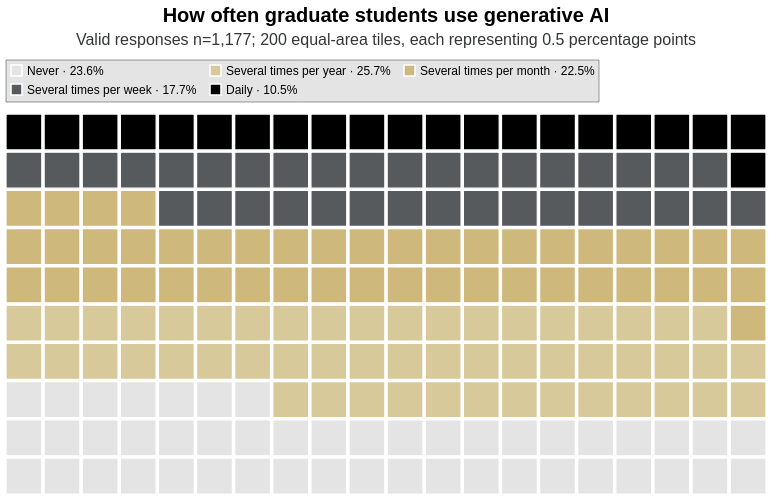

The cell this chart's notebook holds for it:
### Code cell
# %% [markdown]
# ## Frequency of generative AI use: proportional waffle chart

# %%
frequency_waffle_summary = (
    ai_respondents[FREQUENCY]
    .value_counts()
    .reindex(FREQ_ORDER, fill_value=0)
    .rename_axis("Frequency")
    .reset_index(name="Respondents")
)

frequency_waffle_summary["Percent"] = (
    100
    * frequency_waffle_summary["Respondents"]
    / frequency_waffle_summary["Respondents"].sum()
)

# Use 200 equal-area tiles: one tile = 0.5 percentage points.
N_COLS = 20
N_ROWS = 10
N_TILES = N_COLS * N_ROWS

# Largest-remainder allocation ensures the chart contains exactly 200 tiles.
raw_tiles = frequency_waffle_summary["Percent"] * N_TILES / 100
whole_tiles = np.floor(raw_tiles).astype(int)

frequency_waffle_summary["Tiles"] = whole_tiles

tiles_remaining = int(
    N_TILES - frequency_waffle_summary["Tiles"].sum()
)

if tiles_remaining:
    remainder_order = (
        raw_tiles - whole_tiles
    ).nlargest(tiles_remaining).index

    frequency_waffle_summary.loc[
        remainder_order, "Tiles"
    ] += 1

frequency_waffle_summary["LegendLabel"] = (
    frequency_waffle_summary["Frequency"]
    + " · "
    + frequency_waffle_summary["Percent"].map(lambda x: f"{x:.1f}%")
)

# Expand each response category into its allocated number of tiles.
waffle_tiles = pd.DataFrame(
    {
        "Frequency": np.repeat(
            frequency_waffle_summary["Frequency"].to_numpy(),
            frequency_waffle_summary["Tiles"].to_numpy(),
        )
    }
)

waffle_tiles["Tile"] = np.arange(N_TILES)
waffle_tiles["Column"] = waffle_tiles["Tile"] % N_COLS

# Fill from the lower-left corner, reading left to right.
waffle_tiles["Row"] = (
    N_ROWS - 1 - waffle_tiles["Tile"] // N_COLS
)

waffle_tiles = waffle_tiles.merge(
    frequency_waffle_summary[
        [
            "Frequency",
            "Respondents",
            "Percent",
            "Tiles",
            "LegendLabel",
        ]
    ],
    on="Frequency",
    how="left",
)

legend_order = frequency_waffle_summary["LegendLabel"].tolist()

# Light-to-dark progression while remaining within the CU visual family.
WAFFLE_COLORS = [
    "#E4E4E4",  # Never
    "#D8C99B",  # Several times per year
    "#CFB87C",  # Several times per month
    "#565A5C",  # Several times per week
    "#000000",  # Daily
]

frequency_waffle_chart = style_chart(
    alt.Chart(waffle_tiles)
    .mark_rect(
        stroke="white",
        strokeWidth=1.25,
        cornerRadius=1,
    )
    .encode(
        x=alt.X(
            "Column:O",
            axis=None,
            scale=alt.Scale(
                paddingInner=0.06,
                paddingOuter=0,
            ),
        ),
        y=alt.Y(
            "Row:O",
            axis=None,
            scale=alt.Scale(
                paddingInner=0.06,
                paddingOuter=0,
            ),
        ),
        color=alt.Color(
            "LegendLabel:N",
            sort=legend_order,
            scale=alt.Scale(
                domain=legend_order,
                range=WAFFLE_COLORS,
            ),
            legend=alt.Legend(
                title=None,
                orient="top",
                columns=3,
                symbolType="square",
                symbolSize=120,
                labelLimit=300,
            ),
        ),
        tooltip=[
            alt.Tooltip("Frequency:N", title="Frequency"),
            alt.Tooltip(
                "Respondents:Q",
                title="Respondents",
                format=",",
            ),
            alt.Tooltip(
                "Percent:Q",
                title="Exact share",
                format=".1f",
            ),
        ],
    )
    .properties(
        width=760,
        height=380,
        title=alt.Title(
            "How often graduate students use generative AI",
            subtitle=(
                f"Valid responses n={len(ai_respondents):,}; "
                "200 equal-area tiles, each representing 0.5 percentage points"
            ),
        ),
    )
)

frequency_waffle_chart

### Figure 1 — Vega-Lite specification as saved in the notebook (floating-point values rounded to 4 significant figures; data arrays with more than 128 entries replaced by an {"elided": "..."} marker saying what was removed)
{"config": {"view": {"continuousWidth": 300, "continuousHeight": 300, "stroke": null}, "axis": {"domain": true, "domainColor": "#000000", "domainWidth": 1, "gridColor": "#D9D9D9", "gridOpacity": 0.33, "labelFont": "Arial", "labelFontSize": 12, "labelFontWeight": 600, "tickColor": "#333537", "tickWidth": 0.5, "ticks": true, "titleFont": "Arial", "titleFontSize": 14, "titleFontWeight": "bold"}, "axisX": {"orient": "bottom"}, "axisY": {"labelLimit": 500, "labelPadding": 10, "orient": "left"}, "legend": {"direction": "horizontal", "fillColor": "#E4E4E4", "labelFont": "Arial", "labelFontSize": 12, "offset": 12, "orient": "top", "padding": 4, "strokeColor": "#333537", "strokeWidth": 0.5, "symbolSize": 150, "title": null}, "title": {"align": "center", "anchor": "middle", "color": "#000000", "font": "Arial", "fontSize": 20, "fontWeight": "bolder", "frame": "group", "offset": 12, "subtitleColor": "#333537", "subtitleFont": "Arial", "subtitleFontSize": 16, "subtitlePadding": 6}}, "data": {"name": "data-35a69922b11097c889c29a91ae473d00"}, "mark": {"type": "rect", "cornerRadius": 1, "stroke": "white", "strokeWidth": 1.25}, "encoding": {"color": {"field": "LegendLabel", "legend": {"columns": 3, "labelLimit": 300, "orient": "top", "symbolSize": 120, "symbolType": "square", "title": null}, "scale": {"domain": ["Never · 23.6%", "Several times per year · 25.7%", "Several times per month · 22.5%", "Several times per week · 17.7%", "Daily · 10.5%"], "range": ["#E4E4E4", "#D8C99B", "#CFB87C", "#565A5C", "#000000"]}, "sort": ["Never · 23.6%", "Several times per year · 25.7%", "Several times per month · 22.5%", "Several times per week · 17.7%", "Daily · 10.5%"], "type": "nominal"}, "tooltip": [{"field": "Frequency", "title": "Frequency", "type": "nominal"}, {"field": "Respondents", "format": ",", "title": "Respondents", "type": "quantitative"}, {"field": "Percent", "format": ".1f", "title": "Exact share", "type": "quantitative"}], "x": {"axis": null, "field": "Column", "scale": {"paddingInner": 0.06, "paddingOuter": 0}, "type": "ordinal"}, "y": {"axis": null, "field": "Row", "scale": {"paddingInner": 0.06, "paddingOuter": 0}, "type": "ordinal"}}, "height": 380, "title": {"text": "How often graduate students use generative AI", "subtitle": "Valid responses n=1,177; 200 equal-area tiles, each representing 0.5 percentage points"}, "width": 760, "$schema": "https://vega.github.io/schema/vega-lite/v6.4.1.json", "datasets": {"data-35a69922b11097c889c29a91ae473d00": {"elided": "200 records"}}}
